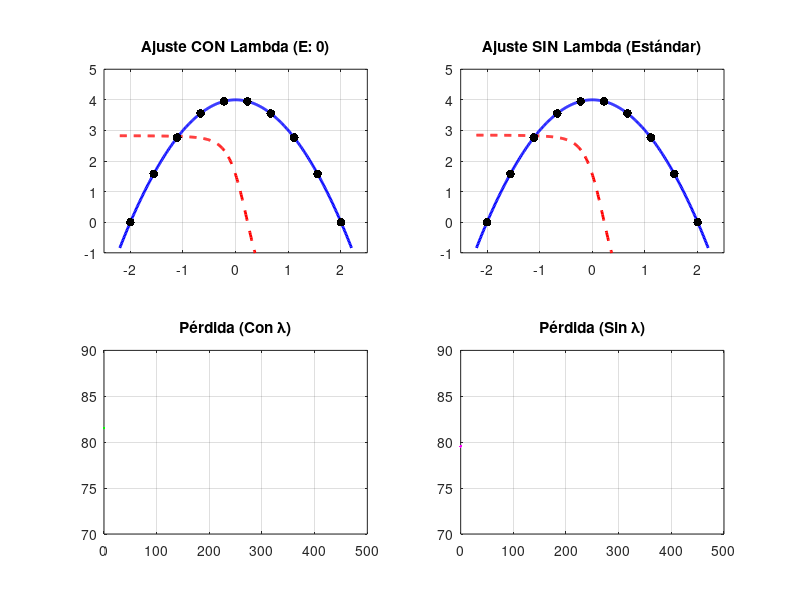

Source code (MATLAB): (Note: this script raises an error after producing the figure.)
%% Comparativa: Lambda Adaptativo vs Estándar (Guardado en Escritorio)
clear; close all; clc;
%% ---------------- DATOS DE ENTRENAMIENTO ----------------
x_train = linspace(-2,2,10);
y_train = 4 - x_train.^2;
f = @(x) 4 - x.^2;
%% ---------------- PARÁMETROS DE LA RED ------------------
N = 2;                 
A  = @(x) tanh(x);
dA = @(x) 1 - tanh(x).^2;
eta = 0.01;
epochs = 500;
crecimiento_lambda = 0.05;
%% ---------------- INICIALIZACIÓN (Mismos pesos) ---------
rng(1)
a_init = randn(1,N); w_init = 2*randn(1,N);
b_init = randn(1,N); c_init = randn;
% Red 1: Con Lambda Adaptativo
a1 = a_init; w1 = w_init; b1 = b_init; c1 = c_init;
lambda = ones(size(x_train));
loss_hist1 = zeros(1, epochs + 1);
% Red 2: Sin Lambda
a2 = a_init; w2 = w_init; b2 = b_init; c2 = c_init;
loss_hist2 = zeros(1, epochs + 1);
%% ---------------- RUTA DEL ESCRITORIO -------------------
% Detectar la ruta del escritorio de forma automática
if ispc % Windows
   desktopPath = fullfile(getenv('USERPROFILE'), 'Desktop');
else % macOS o Linux
   desktopPath = fullfile(getenv('HOME'), 'Desktop');
end
gif_filename = fullfile(desktopPath, 'comparativa_red_neuronal.gif');
%% ---------------- PREPARAR FIGURA -----------------------
x_plot = linspace(-2.2,2.2,400);
y_true = f(x_plot);
h = figure('Color', 'w', 'Position', [100, 100, 1000, 750]);
%% ---------------- ENTRENAMIENTO DUAL --------------------
for epoch = 0:epochs
  
   % --- RED 1: CON LAMBDA ADAPTATIVO ---
   z1 = w1' * x_train + b1';
   y_p1 = a1 * A(z1) + c1;
   err1 = y_p1 - y_train;
  
   lambda(1) = lambda(1) + crecimiento_lambda * abs(err1(1));
   lambda(end) = lambda(end) + crecimiento_lambda * abs(err1(end));
   loss_hist1(epoch+1) = 0.5 * sum(lambda .* err1.^2);
  
   da1 = (lambda .* err1) * A(z1)';
   dw1 = (a1 .* ((lambda .* err1) * (dA(z1) .* x_train)'))';
   db1 = (a1 .* ((lambda .* err1) * dA(z1)'))';
   dc1 = sum(lambda .* err1);
   % --- RED 2: SIN LAMBDA ---
   z2 = w2' * x_train + b2';
   y_p2 = a2 * A(z2) + c2;
   err2 = y_p2 - y_train;
   loss_hist2(epoch+1) = 0.5 * sum(err2.^2);
  
   da2 = err2 * A(z2)';
   dw2 = (a2 .* (err2 * (dA(z2) .* x_train)'))';
   db2 = (a2 .* (err2 * dA(z2)'))';
   dc2 = sum(err2);
   % --- ACTUALIZACIÓN ---
   a1 = a1 - eta*da1; w1 = w1 - eta*dw1'; b1 = b1 - eta*db1'; c1 = c1 - eta*dc1;
   a2 = a2 - eta*da2; w2 = w2 - eta*dw2'; b2 = b2 - eta*db2'; c2 = c2 - eta*dc2;
   % --- VISUALIZACIÓN ---
   if mod(epoch,20)==0 || epoch == epochs
       % Ajuste Con Lambda
       subplot(2,2,1);
       y_net1 = a1 * A(w1' * x_plot + b1') + c1;
       plot(x_plot,y_true,'b','LineWidth',2); hold on;
       plot(x_plot,y_net1,'r--','LineWidth',2);
       scatter(x_train,y_train,40,'k','filled'); hold off;
       grid on; axis([-2.5 2.5 -1 5]);
       title(['Ajuste CON Lambda (E: ',num2str(epoch),')']);
       % Ajuste Sin Lambda
       subplot(2,2,2);
       y_net2 = a2 * A(w2' * x_plot + b2') + c2;
       plot(x_plot,y_true,'b','LineWidth',2); hold on;
       plot(x_plot,y_net2,'r--','LineWidth',2);
       scatter(x_train,y_train,40,'k','filled'); hold off;
       grid on; axis([-2.5 2.5 -1 5]);
       title('Ajuste SIN Lambda (Estándar)');
       % Pérdida Con Lambda
       subplot(2,2,3);
       plot(0:epoch, loss_hist1(1:epoch+1), 'g', 'LineWidth', 1.5);
       grid on; xlim([0 epochs]); title('Pérdida (Con \lambda)');
       % Pérdida Sin Lambda
       subplot(2,2,4);
       plot(0:epoch, loss_hist2(1:epoch+1), 'm', 'LineWidth', 1.5);
       grid on; xlim([0 epochs]); title('Pérdida (Sin \lambda)');
      
       drawnow;
       % --- GUARDAR GIF ---
       frame = getframe(h);
       im = frame2im(frame);
       [A_gif,map] = rgb2ind(im,256,'nodither');
       if epoch == 0
           imwrite(A_gif,map,gif_filename,'gif','LoopCount',Inf,'DelayTime',0.1);
       else
           imwrite(A_gif,map,gif_filename,'gif','WriteMode','append','DelayTime',0.1);
       end
   end
end
fprintf('El GIF se ha guardado en: %s\n', gif_filename);
